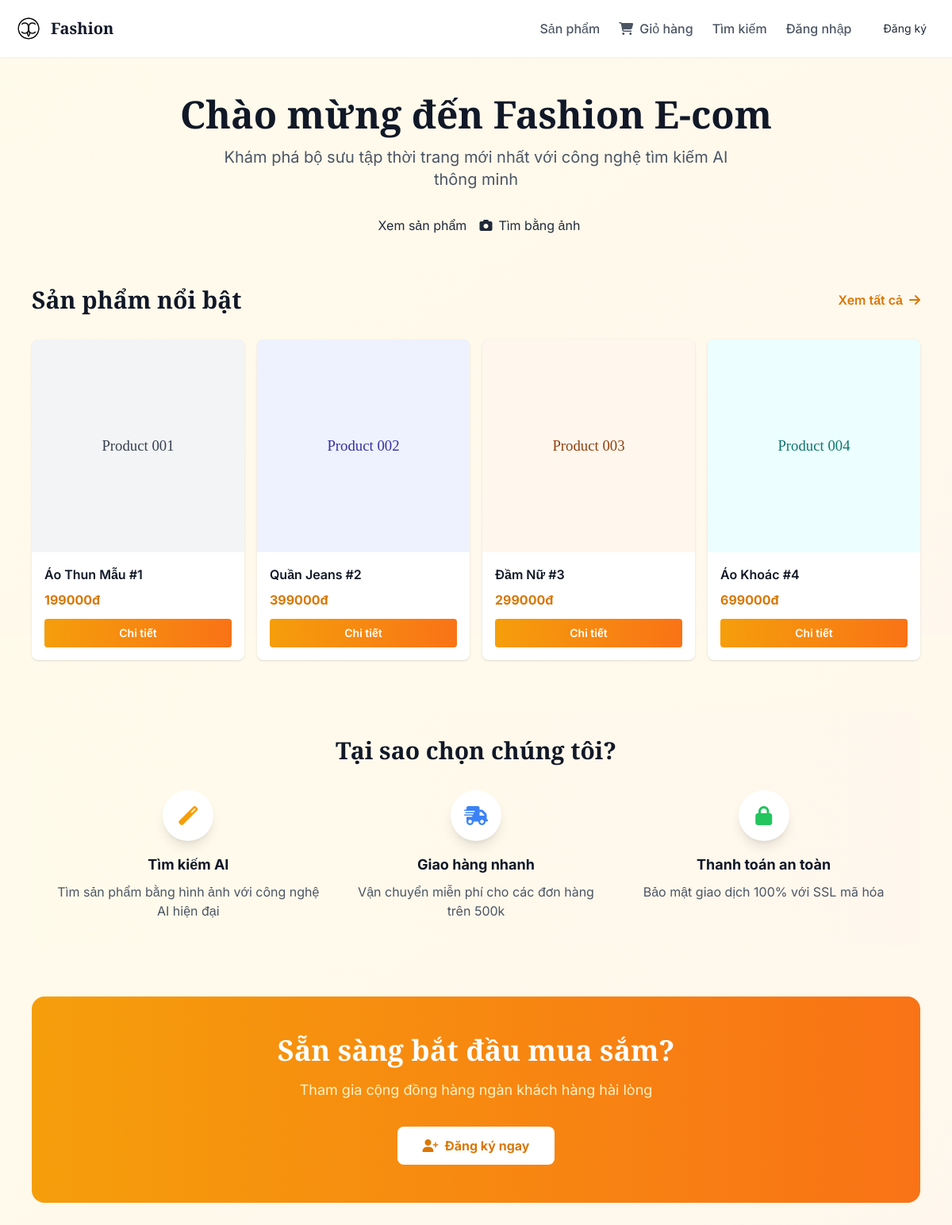
The page / on the database its author committed.
### products/models.py (models this page shows, shortened)
class Product(models.Model):
    sku = models.CharField(max_length=50, blank=True)
    title = models.CharField(max_length=200)
    description = models.TextField(blank=True)
    price = models.IntegerField(default=0)
    image = models.CharField(max_length=500, blank=True)
    category = models.ForeignKey(Category, on_delete=models.SET_NULL, null=True, blank=True)
    created_at = models.DateTimeField(auto_now_add=True)

### shop/views.py (the view)
# urls.py: path('', views.index, name='shop-index'),
def index(request):
    featured_products = Product.objects.all()[:4]
    categories = Category.objects.all()
    context = {
        'featured_products': featured_products,
        'categories': categories,
    }
    return render(request, 'index.html', context)

### templates/index.html (shortened to what this page needs)
{% extends "base.html" %}
{% load static %}
{% block content %}
<main class="max-w-6xl mx-auto px-4 py-12">
  <section class="text-center mb-16">
    <h1 class="font-display text-5xl font-extrabold mb-4 text-gray-900">
      Chào mừng đến Fashion E-com
    </h1>
    <p class="text-xl text-gray-600 mb-8 max-w-2xl mx-auto">
      Khám phá bộ sưu tập thời trang mới nhất với công nghệ tìm kiếm AI thông minh
    </p>
    <div class="flex flex-wrap justify-center gap-4">
      <a href="{% url 'shop-products' %}" class="btn-primary">
        Xem sản phẩm
      </a>
      <a href="{% url 'shop-ai-search' %}" class="btn-secondary">
        <i class="fas fa-camera mr-2"></i>Tìm bằng ảnh
      </a>
    </div>
  </section>
  <section class="mb-16">
    <div class="flex items-center justify-between mb-8">
      <h2 class="font-display text-3xl font-bold text-gray-900">Sản phẩm nổi bật</h2>
      <a href="{% url 'shop-products' %}" class="text-amber-600 hover:text-amber-700 font-semibold inline-flex items-center">
        Xem tất cả
        <i class="fas fa-arrow-right ml-2"></i>
      </a>
    </div>
    <div class="grid grid-cols-2 sm:grid-cols-3 lg:grid-cols-4 gap-4">
      {% for product in featured_products %}
      <article class="bg-white rounded-lg shadow hover:shadow-xl transition transform hover:scale-105 overflow-hidden">
        <div class="aspect-square overflow-hidden bg-gray-200">
          <img src="{{ product.image }}" alt="{{ product.title }}" class="w-full h-full object-cover" />
        </div>
        <div class="p-4">
          <h3 class="font-semibold text-gray-900 truncate">{{ product.title }}</h3>
          <p class="text-amber-600 font-bold mt-2">{{ product.price|floatformat:0 }}đ</p>
          <a href="{% url 'shop-product-detail' product.id %}" class="block mt-3 text-center py-2 bg-gradient-to-r from-amber-500 to-orange-500 text-white rounded hover:opacity-90 transition text-sm font-semibold">
            Chi tiết
          </a>
        </div>
      </article>
      {% empty %}
      <p class="col-span-full text-center text-gray-500 py-8">Không có sản phẩm nào</p>
      {% endfor %}
    </div>
  </section>
  <section class="bg-gradient-to-r from-amber-50 to-orange-50 rounded-2xl p-8 mb-16">
    <h2 class="font-display text-3xl font-bold text-gray-900 mb-8 text-center">Tại sao chọn chúng tôi?</h2>
    <div class="grid grid-cols-1 md:grid-cols-3 gap-8">
      <div class="text-center">
        <div class="bg-white rounded-full w-16 h-16 flex items-center justify-center mx-auto mb-4 shadow-lg">
          <i class="fas fa-magic text-amber-500 text-2xl"></i>
        </div>
        <h3 class="font-bold text-gray-900 mb-2 text-lg">Tìm kiếm AI</h3>
        <p class="text-gray-600">Tìm sản phẩm bằng hình ảnh với công nghệ AI hiện đại</p>
      </div>
      <div class="text-center">
        <div class="bg-white rounded-full w-16 h-16 flex items-center justify-center mx-auto mb-4 shadow-lg">
          <i class="fas fa-shipping-fast text-blue-500 text-2xl"></i>
        </div>
        <h3 class="font-bold text-gray-900 mb-2 text-lg">Giao hàng nhanh</h3>
        <p class="text-gray-600">Vận chuyển miễn phí cho các đơn hàng trên 500k</p>
      </div>
      <div class="text-center">
        <div class="bg-white rounded-full w-16 h-16 flex items-center justify-center mx-auto mb-4 shadow-lg">
          <i class="fas fa-lock text-green-500 text-2xl"></i>
        </div>
        <h3 class="font-bold text-gray-900 mb-2 text-lg">Thanh toán an toàn</h3>
        <p class="text-gray-600">Bảo mật giao dịch 100% với SSL mã hóa</p>
      </div>
    </div>
  </section>
  <section class="bg-gradient-to-r from-amber-500 to-orange-500 text-white rounded-2xl p-12 text-center">
    <h2 class="font-display text-4xl font-bold mb-4">Sẵn sàng bắt đầu mua sắm?</h2>
    <p class="text-amber-100 mb-8 text-lg max-w-2xl mx-auto">
      Tham gia cộng đồng hàng ngàn khách hàng hài lòng
    </p>
    {% if user.is_authenticated %}
      <a href="{% url 'shop-products' %}" class="inline-block px-8 py-3 bg-white text-amber-600 font-bold rounded-lg hover:shadow-lg transition">
        <i class="fas fa-shopping-bags mr-2"></i>Khám phá sản phẩm
      </a>
    {% else %}
      <a href="{% url 'account_signup' %}" class="inline-block px-8 py-3 bg-white text-amber-600 font-bold rounded-lg hover:shadow-lg transition">
        <i class="fas fa-user-plus mr-2"></i>Đăng ký ngay
      </a>
    {% endif %}
  </section>
</main>
{% endblock %}

### templates/base.html (style rules this page uses)
:root { --primary-color: #1f2937; --accent-color: #f59e0b; --light-bg: #fef3c7; }
body { font-family: 'Inter', sans-serif; }
.font-display { font-family: 'Playfair Display', serif; }
.btn-primary { @apply px-6 py-3 bg-gradient-to-r from-amber-500 to-orange-500 text-white rounded-lg font-semibold hover:shadow-lg transition-all duration-300; }
.btn-secondary { @apply px-6 py-3 border-2 border-gray-300 text-gray-700 rounded-lg font-semibold hover:border-gray-400 hover:bg-gray-50 transition-all duration-300; }

### rows shown on the page
Product: image (picture), title "Áo Thun Mẫu #1", price "199000"
Product: image (picture), title "Quần Jeans #2", price "399000"
Product: image (picture), title "Đầm Nữ #3", price "299000"
Product: image (picture), title "Áo Khoác #4", price "699000"
